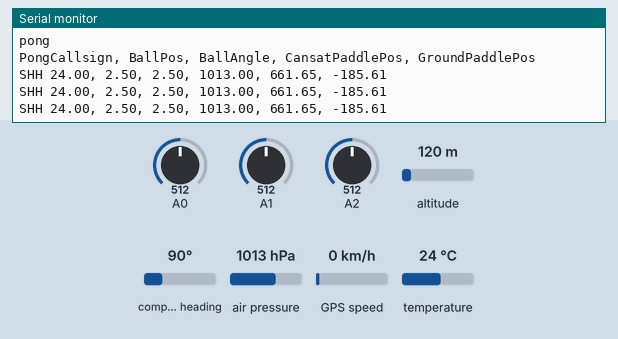
The sketch below on a simulated Arduino Uno, built with avr-gcc and run on an emulated ATmega328P. On the bench: the last lines printed to the serial monitor. The inputs (shaded band) are chosen by the test bench; at power-on: air pressure 1013 hPa, A0 = 512, A1 = 512, A2 = 512, altitude 120 m, compass heading 90°, GPS speed 0 km/h, temperature 24 °C. The GPS gets a fix after 3 s at 37.7749, -122.4194 with 8 satellites.

Above: at 1.2 s.
1.3 s: air pressure set to 952 hPa
At 2.6 s:
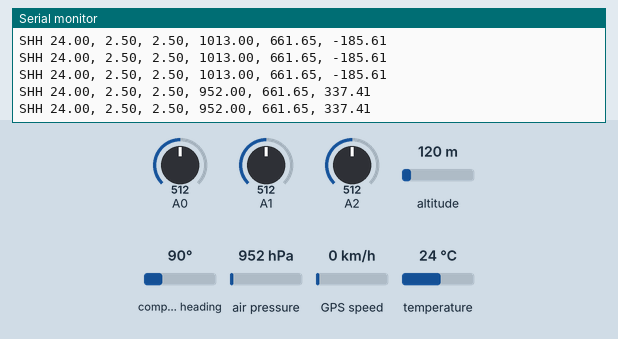
2.8 s: A0 set to 716
At 3.7 s:
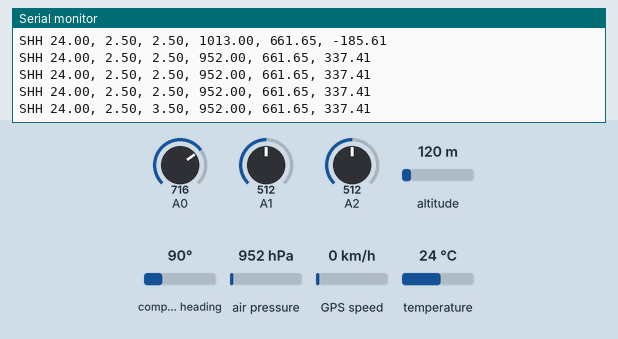
4.3 s: A1 set to 716
At 4.8 s:
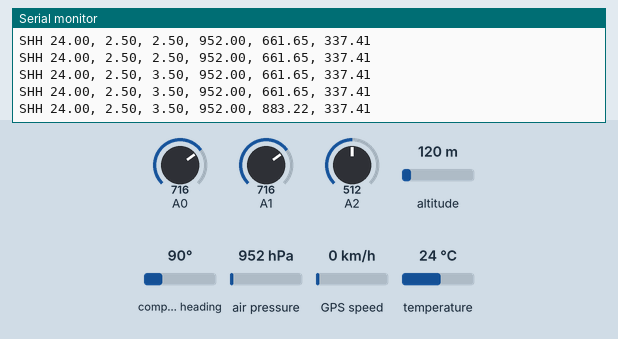
16.9 s: A2 set to 716
At 17.4 s:
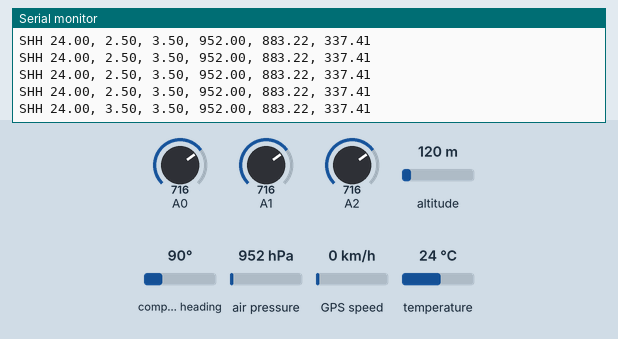

Measured:
- after the input at 1.3 s, the serial monitor: prints a new line after 0.42 s (image 1)
- after the input at 2.8 s, the serial monitor: prints a new line after 0.47 s (image 2)
- after the input at 4.3 s, the serial monitor: prints a new line at once (image 3)
- after the input at 16.9 s, the serial monitor: prints a new line after 0.05 s (image 4)

The sketch:

PrimaryMissionCodeTemporary.ino
```cpp
//https://store.steampowered.com/app/1718240/Beaver_Clicker/
#include <Wire.h>
#include <SPI.h>
#include <Adafruit_BMP280.h>
#include <SoftwareSerial.h>
#include <TinyGPS++.h>
//#include <NMEAGPS.h>

using namespace std;

Adafruit_BMP280 bmp; // use I2C interface
Adafruit_Sensor *bmp_temp = bmp.getTemperatureSensor();
Adafruit_Sensor *bmp_pressure = bmp.getPressureSensor();

static const int RXPin = 4, TXPin = 3;
static const uint32_t GPSBaud = 9600;

TinyGPSPlus gps;
SoftwareSerial ss(RXPin, TXPin);

TinyGPSCustom pdop(gps, "GNGLL", 1); // $GPGSA sentence, 15th element
TinyGPSCustom hdop(gps, "GNGLL", 3); // $GPGSA sentence, 16th element

float temp;
float pressure;

float lat, lng, alt;

void setup() {
  Serial.print("Begin");
  Serial.begin(9600);
  while ( !Serial )    // wait for native usb
  {
    Serial.println("usb missing");
    delay(100);
  }

  InitBMP();
  //InitGPS();

  Serial.println("Callsign, BMPTemp, LMTemp, NTCTemp, BMPPressure, MPXPressure, BMPCalculatedAltitude");
  Serial.println("pong");
  Serial.println("PongCallsign, BallPos, BallAngle, CansatPaddlePos, GroundPaddlePos");
}

void InitBMP() {
  unsigned status;
  status = bmp.begin();
  if (!status) {
    Serial.println(F("Could not find a valid BMP280 sensor, check wiring or "
                      "try a different address!"));
    while (1) delay(10);
  }

  /* Default settings from datasheet. */
  bmp.setSampling(Adafruit_BMP280::MODE_NORMAL,     /* Operating Mode. */
                  Adafruit_BMP280::SAMPLING_X2,     /* Temp. oversampling */
                  Adafruit_BMP280::SAMPLING_X16,    /* Pressure oversampling */
                  Adafruit_BMP280::FILTER_X16,      /* Filtering. */
                  Adafruit_BMP280::STANDBY_MS_500); /* Standby time. */

  bmp_temp->printSensorDetails();
}
void InitGPS() {
  ss.begin(GPSBaud);

  Serial.println(F("UsingCustomFields.ino"));
  Serial.println(F("Demonstrating how to extract any NMEA field using TinyGPSCustom"));
  Serial.print(F("Testing TinyGPS++ library v. ")); Serial.println(TinyGPSPlus::libraryVersion());
  Serial.println(F("by Mikal Hart"));
  Serial.println();
}

void loop() {
  ReadBMP();
  //ReadGPS();

  float d[] = {
    temp,
    ReadLM(0, 1), //offset, sensitivity
    ReadNTC(0, 1), //off, grad
    pressure,
    ReadMPX(),
    BMPAltutude(991)
    //lat,
    //lng,
    //alt
    //SatelitesInUse()
  };

  OutputData(d, 6);

  delay(500);

  while (ss.available() > 0)
    gps.encode(ss.read());
}

#pragma region readSensors
void ReadBMP() {
  float f = bmp.readTemperature();

  sensors_event_t temp_event, pressure_event;
  bmp_temp->getEvent(&temp_event);
  bmp_pressure->getEvent(&pressure_event);

  temp = temp_event.temperature;
  pressure = pressure_event.pressure;
}
float BMPAltutude(float seaPressure){
  return bmp.readAltitude(seaPressure);
}

float ReadMPX() {
  float volt = BitToVolt(1);
  return 10*(volt/(0.009*5)+(0.095/0.009));
}

float ReadLM(float lmOffset, float lmSens){
  float volt = BitToVolt(2);
  return (volt - lmOffset)*lmSens;
}

float ReadNTC(float ntcOff, float ntcGrad) {
  float bit = analogRead(A0);
  float volt = BitToVolt(0);
  return ntcOff + ntcGrad * volt;
}

void ReadGPS() {
  /*fix = gps.read();
  lat = fix.latitude();
  lng = fix.longitude();
  alt = fix.altitude();*/
  lat = atof(pdop.value())/100;
  lng = atof(hdop.value())/100;
  //alt = gps.altitude.meters();
}

float SatelitesInUse() {
  int x = gps.satellites.value();
  if(x == 0) {
    Serial.println();
    Serial.print("No satelites found.");
  }
  return x;
}
#pragma endregion readSensors

void OutputData(float data[], int lenght) {
  Serial.println();
  Serial.print("SHH ");

  for(int i = 0; i < lenght; i++)
  {
    if(i == 6 || i == 7) Serial.print(data[i], 6);
    else Serial.print(data[i]);
    if(i != lenght-1) Serial.print(", ");
  }
}

float BitToVolt(int n){    //Function to convert raw ADC-data (0-255) to volt
  int raw = analogRead(n);
  float volt = (float)raw*5.000/1023;
  return volt;
}

/*
static void smartdelay(unsigned long ms)
{
  unsigned long start = millis(); // Hent antall millisekunder siden reset av Arduino-kortet
  do // Testen gjøres etter loopen er kjørt
  {
    while (ss.available())gps.encode(ss.read());
  }
  while (millis() - start < ms); // Testen gjøres før loopen er kjørt
}*/
```
